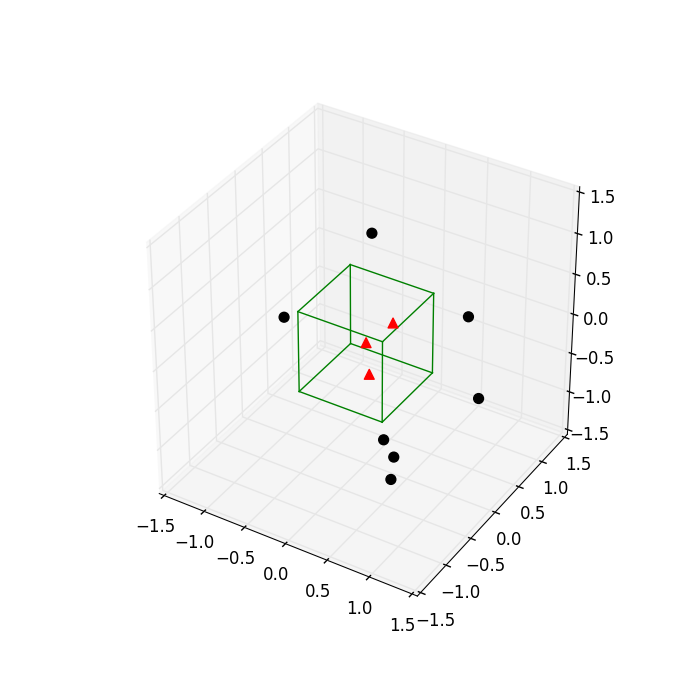

Write Python code to recreate this figure.
from mpl_toolkits.mplot3d import Axes3D
import matplotlib.pyplot as plt
import numpy as np
from itertools import product, combinations
fig = plt.figure(figsize=(7,7))
ax = fig.gca(projection='3d')
ax.set_aspect("equal")

# Plot Points

# samples within the cube
X_inside = np.array([[0,0,0],[0.2,0.2,0.2],[0.1, -0.1, -0.3]])

X_outside = np.array([[-1.2,0.3,-0.3],[0.8,-0.82,-0.9],[1, 0.6, -0.7],
                      [0.8,0.7,0.2],[0.7,-0.8,-0.45],[-0.3, 0.6, 0.9],
                      [0.7,-0.6,-0.8]])

for row in X_inside:
    ax.scatter(row[0], row[1], row[2], color="r", s=50, marker='^')

for row in X_outside:    
    ax.scatter(row[0], row[1], row[2], color="k", s=50)

# Plot Cube
h = [-0.5, 0.5]
for s, e in combinations(np.array(list(product(h,h,h))), 2):
    if np.sum(np.abs(s-e)) == h[1]-h[0]:
        ax.plot3D(*zip(s,e), color="g")
        
ax.set_xlim(-1.5, 1.5)
ax.set_ylim(-1.5, 1.5)
ax.set_zlim(-1.5, 1.5)

plt.show()
